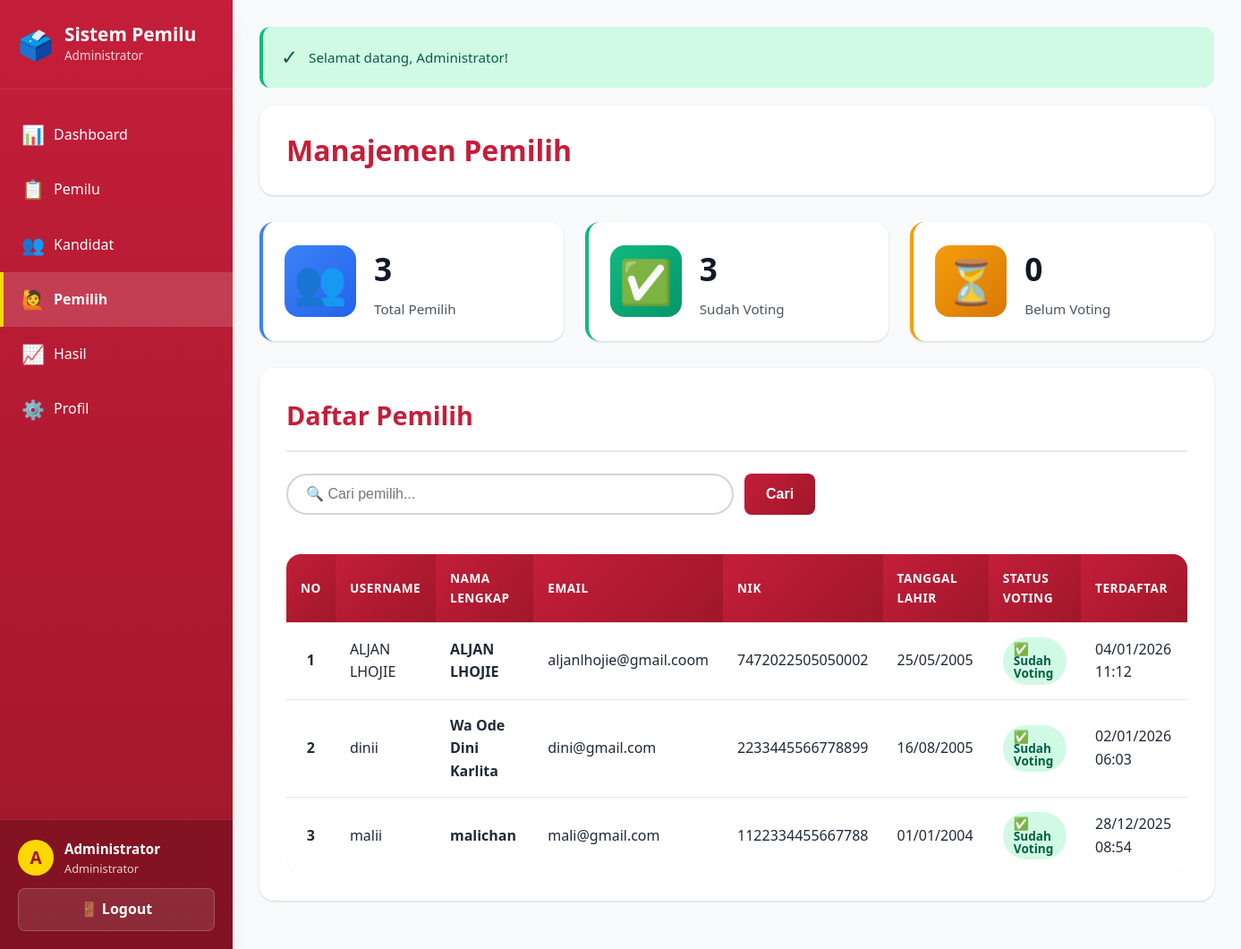
/admin/pemilih.php (signed in), run on the app's committed database.
### tables this page shows
CREATE TABLE `users` (
  `id_user` int(11) NOT NULL,
  `username` varchar(50) NOT NULL,
  `email` varchar(100) NOT NULL,
  `password` varchar(255) NOT NULL,
  `nama_lengkap` varchar(100) NOT NULL,
  `nik` varchar(20) NOT NULL,
  `tanggal_lahir` date NOT NULL,
  `alamat` text NOT NULL,
  `role` enum('admin','user') NOT NULL DEFAULT 'user',
  `foto` varchar(255) DEFAULT NULL,
  `status` enum('aktif','nonaktif') NOT NULL DEFAULT 'aktif',
  `created_at` timestamp NOT NULL DEFAULT current_timestamp(),
  `updated_at` timestamp NOT NULL DEFAULT current_timestamp() ON UPDATE current_timestamp()
);

### config/database.php (called while the page is built, shortened)
<?php
function get_flash_message() {
    if (isset($_SESSION['flash_message'])) {
        $type = $_SESSION['flash_type'];
        $message = $_SESSION['flash_message'];
        return [
            'type' => $type,
            'message' => $message
        ];
    }
    return null;
}
?>

### admin/pemilih.php (the view, shortened to what this page needs)
<?php
require_once '../config/database.php';
$flash = get_flash_message();
$search = isset($_GET['search']) ? clean_input($_GET['search']) : '';
if (!empty($search)) {
    $query = "
        SELECT
            u.*,
            (SELECT COUNT(*) FROM voting v WHERE v.id_user = u.id_user) AS sudah_voting
        FROM users u
        WHERE u.role = 'user'
          AND (
              u.nama_lengkap LIKE '%$search%' OR
              u.username LIKE '%$search%' OR
              u.email LIKE '%$search%' OR
              u.nik LIKE '%$search%'
          )
        ORDER BY u.created_at DESC
    ";
} else {
    $query = "
        SELECT
            u.*,
            (SELECT COUNT(*) FROM voting v WHERE v.id_user = u.id_user) AS sudah_voting
        FROM users u
        WHERE u.role = 'user'
        ORDER BY u.created_at DESC
    ";
}
$result = mysqli_query($conn, $query);
$query_total = "SELECT COUNT(*) AS total FROM users WHERE role = 'user'";
$result_total = mysqli_query($conn, $query_total);
$row_total = mysqli_fetch_assoc($result_total);
$total_pemilih = $row_total['total'];
$query_sudah_voting = "SELECT COUNT(DISTINCT id_user) AS total FROM voting";
$result_sudah_voting = mysqli_query($conn, $query_sudah_voting);
$row_sudah_voting = mysqli_fetch_assoc($result_sudah_voting);
$sudah_voting = $row_sudah_voting['total'];
$belum_voting = $total_pemilih - $sudah_voting;
?>
<!DOCTYPE html>
<html lang="id">
<head>
    <link rel="stylesheet" href="../assets/css/style.css">
    <link rel="stylesheet" href="../assets/css/admin.css">
</head>
<body class="admin-page">
    <aside class="sidebar">
        <div class="sidebar-header">
            <div class="sidebar-logo">🗳️</div>
            <div>
                <div class="sidebar-title">Sistem Pemilu</div>
                <div class="sidebar-subtitle">Administrator</div>
            </div>
        </div>
        <nav class="sidebar-nav">
            <a href="index.php" class="sidebar-nav-item">
                <span class="sidebar-nav-icon">📊</span>
                Dashboard
            </a>
            <a href="pemilu.php" class="sidebar-nav-item">
                <span class="sidebar-nav-icon">📋</span>
                Pemilu
            </a>
            <a href="kandidat.php" class="sidebar-nav-item">
                <span class="sidebar-nav-icon">👥</span>
                Kandidat
            </a>
            <a href="pemilih.php" class="sidebar-nav-item active">
                <span class="sidebar-nav-icon">🙋</span>
                Pemilih
            </a>
            <a href="hasil.php" class="sidebar-nav-item">
                <span class="sidebar-nav-icon">📈</span>
                Hasil
            </a>
            <a href="profil.php" class="sidebar-nav-item">
                <span class="sidebar-nav-icon">⚙️</span>
                Profil
            </a>
        </nav>
        <div class="sidebar-user">
            <div class="sidebar-user-info">
                <div class="sidebar-user-avatar">
                    <?php echo strtoupper(substr($_SESSION['nama_lengkap'], 0, 1)); ?>
                </div>
                <div>
                    <div class="sidebar-user-name"><?php echo $_SESSION['nama_lengkap']; ?></div>
                    <div class="sidebar-user-role">Administrator</div>
                </div>
            </div>
            <a href="logout.php" class="sidebar-logout">🚪 Logout</a>
        </div>
    </aside>
    <main class="main-content">
        <?php if ($flash): ?>
            <div class="alert alert-<?php echo $flash['type']; ?>">
                <?php echo $flash['message']; ?>
            </div>
        <?php endif; ?>
        <div class="main-header">
            <h1 class="main-title">Manajemen Pemilih</h1>
        </div>
        <div class="dashboard-grid">
            <div class="stats-card blue">
                <div class="stats-icon blue">
                    <span>👥</span>
                </div>
                <div class="stats-info">
                    <h3><?php echo $total_pemilih; ?></h3>
                    <p>Total Pemilih</p>
                </div>
            </div>
            <div class="stats-card green">
                <div class="stats-icon green">
                    <span>✅</span>
                </div>
                <div class="stats-info">
                    <h3><?php echo $sudah_voting; ?></h3>
                    <p>Sudah Voting</p>
                </div>
            </div>
            <div class="stats-card orange">
                <div class="stats-icon orange">
                    <span>⏳</span>
                </div>
                <div class="stats-info">
                    <h3><?php echo $belum_voting; ?></h3>
                    <p>Belum Voting</p>
                </div>
            </div>
        </div>
        <div class="content-card">
            <div class="content-header">
                <h2 class="content-title">Daftar Pemilih</h2>
            </div>
            <div class="search-box">
                <form action="" method="GET">
                    <input type="text" name="search" placeholder="🔍 Cari pemilih..."
                        value="<?php echo htmlspecialchars($search); ?>">
                    <button type="submit" class="btn btn-primary">Cari</button>
                </form>
            </div>
            <?php if (mysqli_num_rows($result) > 0): ?>
                <div class="table-responsive">
                    <table>
                        <thead>
                            <tr>
                                <th>No</th>
                                <th>Username</th>
                                <th>Nama Lengkap</th>
                                <th>Email</th>
                                <th>NIK</th>
                                <th>Tanggal Lahir</th>
                                <th>Status Voting</th>
                                <th>Terdaftar</th>
                            </tr>
                        </thead>
                        <tbody>
                            <?php
                            $no = 1;
                            while ($row = mysqli_fetch_assoc($result)):
                            ?>
                                <tr>
                                    <td style="text-align: center;"><strong><?php echo $no++; ?></strong></td>
                                    <td><?php echo $row['username']; ?></td>
                                    <td><strong><?php echo $row['nama_lengkap']; ?></strong></td>
                                    <td><?php echo $row['email']; ?></td>
                                    <td><?php echo $row['nik']; ?></td>
                                    <td><?php echo date('d/m/Y', strtotime($row['tanggal_lahir'])); ?></td>
                                    <td>
                                        <?php if ($row['sudah_voting'] > 0): ?>
                                            <span class="badge badge-success">✅ Sudah Voting</span>
                                        <?php else: ?>
                                            <span class="badge badge-warning">⏳ Belum Voting</span>
                                        <?php endif; ?>
                                    </td>
                                    <td><?php echo date('d/m/Y H:i', strtotime($row['created_at'])); ?></td>
                                </tr>
                            <?php endwhile; ?>
                        </tbody>
                    </table>
                </div>
            <?php endif; ?>
        </div>
    </main>
</body>
</html>

### assets/css/style.css (style rules this page uses)
:root { --kpu-red: #c41e3a; --kpu-red-dark: #a01729; --kpu-red-light: #e84a5f; --kpu-gold: #ffd700; --white: #ffffff; --gray-50: #f9fafb; --gray-100: #f3f4f6; --gray-200: #e5e7eb; --gray-300: #d1d5db; --gray-400: #9ca3af; --gray-500: #6b7280; --gray-600: #4b5563; --gray-700: #374151; --gray-800: #1f2937; --gray-900: #111827; --success: #10b981; --warning: #f59e0b; --danger: #ef4444; --info: #3b82f6; --shadow-sm: 0 1px 2px 0 rgba(0, 0, 0, 0.05); --shadow: 0 1px 3px 0 rgba(0, 0, 0, 0.1), 0 1px 2px 0 rgba(0, 0, 0, 0.06); --shadow-md: 0 4px 6px -1px rgba(0, 0, 0, 0.1), 0 2px 4px -1px rgba(0, 0, 0, 0.06); --shadow-lg: 0 10px 15px -3px rgba(0, 0, 0, 0.1), 0 4px 6px -2px rgba(0, 0, 0, 0.05); --shadow-xl: 0 20px 25px -5px rgba(0, 0, 0, 0.1), 0 10px 10px -5px rgba(0, 0, 0, 0.04); --radius-sm: 4px; --radius: 8px; --radius-md: 12px; --radius-lg: 16px; --radius-xl: 24px; --radius-full: 9999px; }
* { margin: 0; padding: 0; box-sizing: border-box; }
body { font-family: "Segoe UI", Tahoma, Geneva, Verdana, sans-serif; line-height: 1.6; color: var(--gray-800); background-color: var(--gray-50); }
.alert { padding: 16px 20px; border-radius: var(--radius-md); margin-bottom: 20px; font-size: 0.95em; display: flex; align-items: center; gap: 12px; border-left: 4px solid; }
.alert::before { content: ""; font-size: 1.5em; }
.alert-success { background-color: #d1fae5; color: #065f46; border-left-color: var(--success); }
.alert-success::before { content: "✓"; }
.btn { padding: 12px 24px; border: none; border-radius: var(--radius); cursor: pointer; font-size: 1em; font-weight: 600; transition: all 0.3s ease; text-decoration: none; display: inline-flex; align-items: center; gap: 8px; justify-content: center; }
.btn-primary { background: linear-gradient( 135deg, var(--kpu-red) 0%, var(--kpu-red-dark) 100% ); color: white; }
table { width: 100%; border-collapse: collapse; margin-top: 20px; background-color: white; border-radius: var(--radius-lg); overflow: hidden; box-shadow: var(--shadow); }
table th, table td { padding: 16px; text-align: left; border-bottom: 1px solid var(--gray-200); }
table th { background: linear-gradient( 135deg, var(--kpu-red) 0%, var(--kpu-red-dark) 100% ); color: white; font-weight: 700; text-transform: uppercase; font-size: 0.85em; letter-spacing: 0.5px; }
table tbody tr { transition: background-color 0.2s ease; }
table tbody tr:last-child td { border-bottom: none; }
.badge { display: inline-flex; align-items: center; gap: 6px; padding: 6px 12px; border-radius: var(--radius-full); font-size: 0.85em; font-weight: 600; line-height: 1; }
.badge-success { background-color: #d1fae5; color: #065f46; }

### data on the page
users: username "ALJAN LHOJIE", nama_lengkap "ALJAN LHOJIE", email "aljanlhojie@gmail.coom", nik "7472022505050002", tanggal_lahir "25/05/2005", created_at "04/01/2026 11:12"
users: username "dinii", nama_lengkap "Wa Ode Dini Karlita", email "dini@gmail.com", nik "2233445566778899", tanggal_lahir "16/08/2005", created_at "02/01/2026 06:03"
users: username "malii", nama_lengkap "malichan", email "mali@gmail.com", nik "1122334455667788", tanggal_lahir "01/01/2004", created_at "28/12/2025 08:54"

### other printed values
substr($_SESSION['nama_lengkap'], 0, 1) "A"
$_SESSION['nama_lengkap'] "Administrator"
$flash['message'] "Selamat datang, Administrator!"
$total_pemilih "3"
$sudah_voting "3"
$belum_voting "0"
